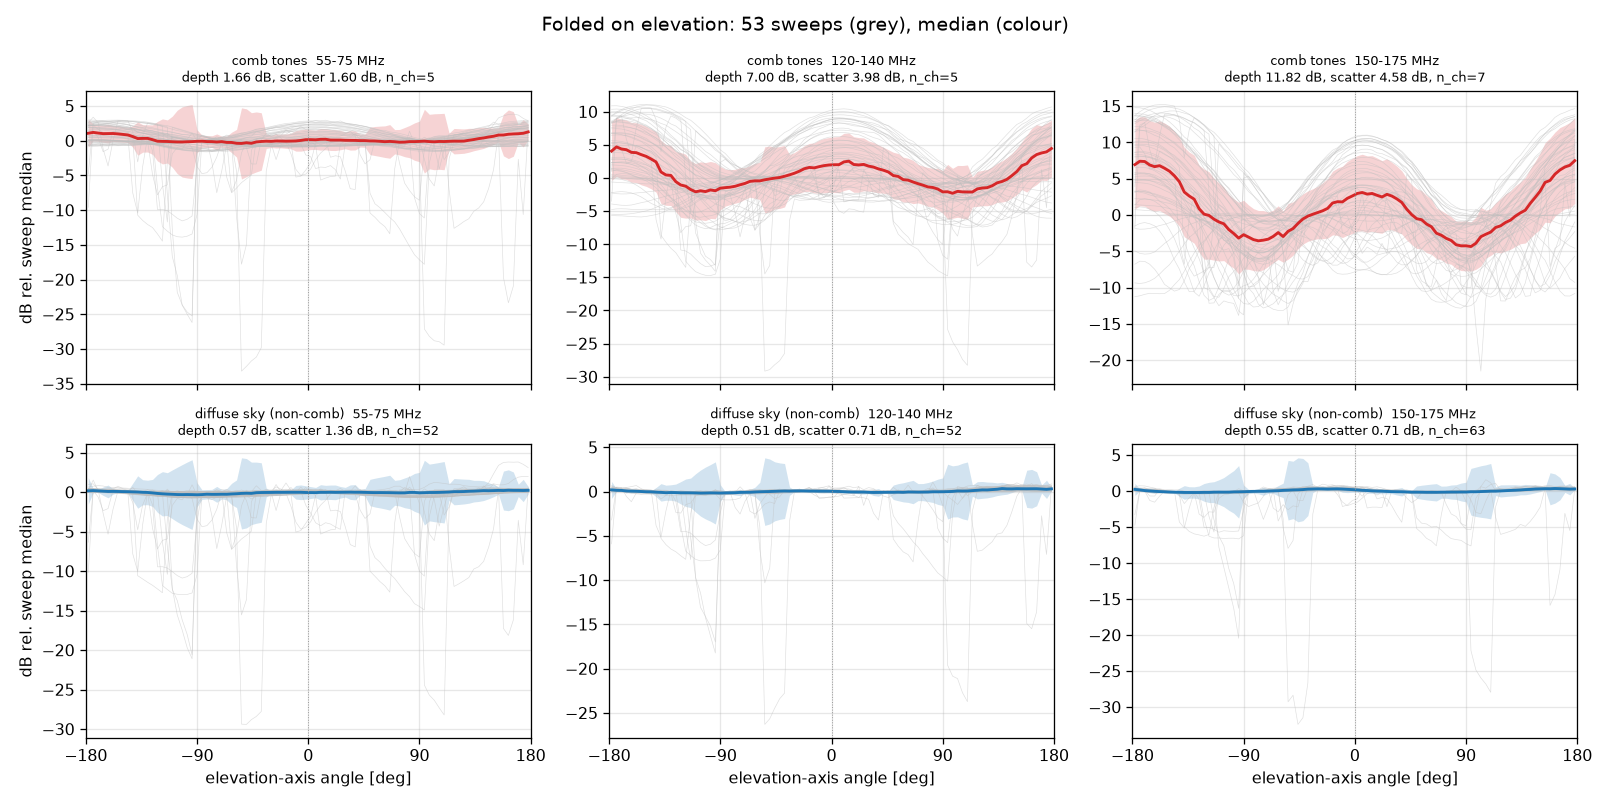

The Python source for this figure:
"""Fig 03: fold every el sweep onto elevation. Comb tones vs diffuse sky.
El is the fast axis and covers a full turn (-180..+180), so one sweep is a
complete great-circle cut through the antenna beam."""
import numpy as np, matplotlib; matplotlib.use("Agg")
import matplotlib.pyplot as plt
from importlib.machinery import SourceFileLoader
C=SourceFileLoader("C","00_common.py").load_module()
z=C.load(); d,tm,el,az,fr,ch=z["d"],z["tm"],z["el"],z["az"],z["fr"],z["ch"]
tones,tones_all,contam=C.comb_masks(ch)

turn=np.where(np.diff(np.sign(np.diff(el)))!=0)[0]+1
segs=[(a,b) for a,b in zip(np.r_[0,turn],np.r_[turn,len(el)]) if b-a>40]
E=np.arange(-180,181,4.0); Ec=0.5*(E[:-1]+E[1:])

def fold(y):
    """median-normalised per sweep, then binned on el; returns (nsweep, nbin)"""
    P=np.full((len(segs),len(Ec)),np.nan)
    for i,(a,b) in enumerate(segs):
        yy=y[a:b]-np.nanmedian(y[a:b]); ee=el[a:b]
        idx=np.digitize(ee,E)-1
        for j in range(len(Ec)):
            m=idx==j
            if m.sum(): P[i,j]=np.nanmedian(yy[m])
    return P

BANDS=[(55,75),(120,140),(150,175)]
fig,axes=plt.subplots(2,3,figsize=(14,7),sharex=True)
for k,(lo,hi) in enumerate(BANDS):
    for r,(lbl,mask) in enumerate([("comb tones",tones),("diffuse sky (non-comb)",~contam)]):
        m=(fr>=lo)&(fr<=hi)&mask
        y=C.db(np.nanmedian(d[:,m],axis=1)) if r else C.db(np.nanmean(d[:,m],axis=1))
        P=fold(y); mu=np.nanmedian(P,axis=0); sd=np.nanstd(P,axis=0)
        ax=axes[r,k]
        for p in P: ax.plot(Ec,p,lw=0.4,c="0.75",alpha=.5)
        ax.plot(Ec,mu,lw=1.8,c="C3" if r==0 else "C0")
        ax.fill_between(Ec,mu-sd,mu+sd,color="C3" if r==0 else "C0",alpha=.2,lw=0)
        depth=np.nanmax(mu)-np.nanmin(mu)
        ax.set_title(f"{lbl}  {lo}-{hi} MHz\ndepth {depth:.2f} dB, scatter {np.nanmedian(sd):.2f} dB, n_ch={m.sum()}",fontsize=8)
        ax.axvline(0,c="0.6",lw=.6,ls=":"); ax.grid(alpha=.3); ax.set_xlim(-180,180)
        ax.set_xticks([-180,-90,0,90,180])
        print(f"{lbl:24s} {lo}-{hi} MHz  depth {depth:6.2f} dB  scatter {np.nanmedian(sd):5.2f}  SNR {depth/np.nanmedian(sd):5.1f}")
axes[0,0].set_ylabel("dB rel. sweep median"); axes[1,0].set_ylabel("dB rel. sweep median")
for a in axes[1]: a.set_xlabel("elevation-axis angle [deg]")
fig.suptitle(f"Folded on elevation: {len(segs)} sweeps (grey), median (colour)")
fig.tight_layout(); fig.savefig("03_fold_el.png",dpi=115)
print("saved 03_fold_el.png")
